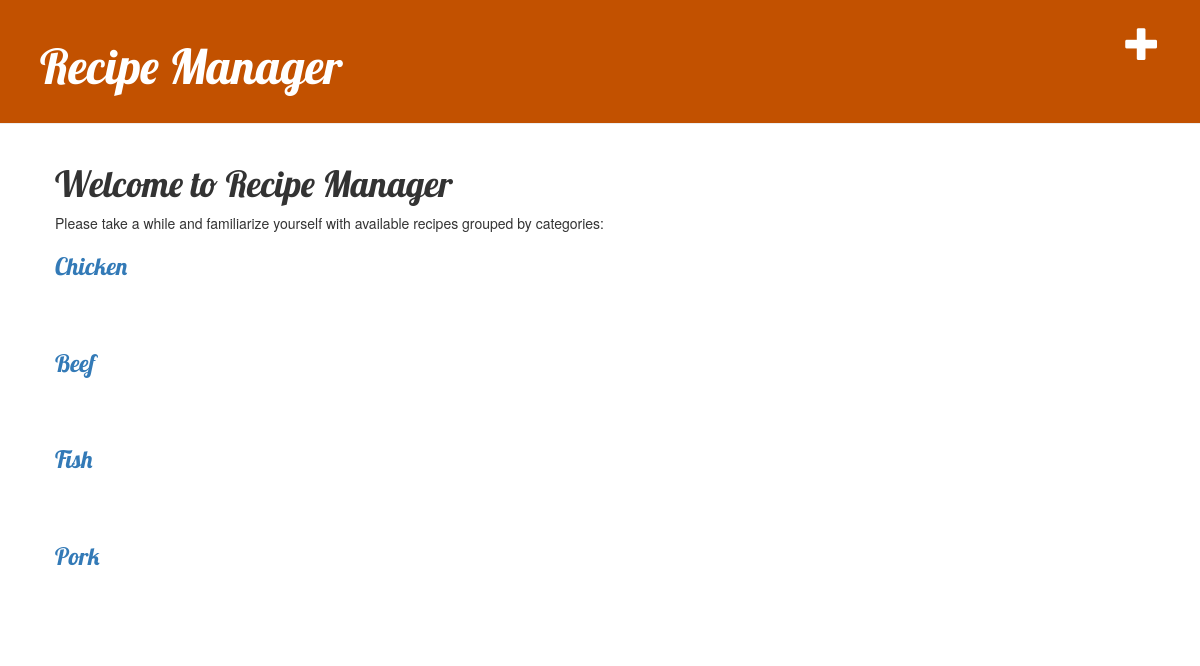
The app's page /categories (signed in) with its own data.
### recipes/models/category.py (models this page shows, shortened)
class Category(models.Model):
    name = models.CharField(max_length=100, db_comment="The name of the category.")

### recipes/views/categories_view.py (the view)
# urls.py: path('categories', views.categories_list, name='categories_list'),
def categories_list(request):
    try:
        categories = Category.objects.all()
        return render(request, 'categories/categories_list.html', {'categories': categories})
    except Http404:
        return render(request, "categories/error.html", {"error_title": "page not found",
                                                         "error_text1": "Sorry, but the page you requested cannot be found.",
                                                         "error_text2": "Try checking the URL for errors, then hit the refresh button on your browser."})

### recipes/templates/categories/categories_list.html
{% extends 'recipes/home.html' %}
{% block content %}
<div>
    <h1>Welcome to Recipe Manager</h1>
    <p>Please take a while and familiarize yourself with available recipes grouped by categories:</p>
</div>
{% for category in categories %}
<div class="recipe">
    <h3><a href="{% url 'category_detail' pk=category.pk %}">{{ category.name }}</a></h3>
</div>
{% endfor %}
{% endblock %}

### recipes/static/css/recipes.css (style rules this page uses)
h1, h2, h3, h4 { font-family: 'Lobster', cursive; }
.recipe { margin-bottom: 70px; }

### records on screen
Category: name "Chicken"
Category: name "Beef"
Category: name "Fish"
Category: name "Pork"
